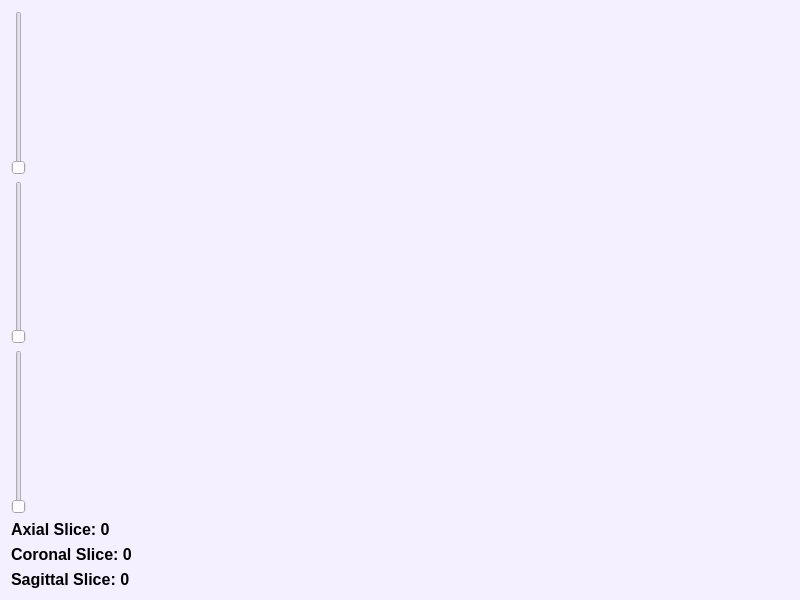
<?xml version="1.0" encoding="UTF-8"?>
<ui version="4.0">
 <class>DicomViewer</class>
 <widget class="QWidget" name="DicomViewer">
  <property name="geometry">
   <rect><x>0</x><y>0</y><width>800</width><height>600</height></rect>
  </property>
  <property name="styleSheet"><string>
QWidget {
    font-family: 'Sans Serif';
    font-size: 12pt;
    background-color: #f5f0ff;
}
QPushButton {
    background-color: #b19cd9;
    color: white;
    border-radius: 6px;
    padding: 6px;
}
QPushButton:hover {
    background-color: #a186d3;
}
QLabel {
    font-weight: bold;
}
</string></property>
  <layout class="QVBoxLayout" name="verticalLayout">

   <item><widget class="QSlider" name="slider_axial"/></item>
   <item><widget class="QSlider" name="slider_coronal"/></item>
   <item><widget class="QSlider" name="slider_sagital"/></item>
   <item><widget class="QLabel" name="label_axial"><property name="text"><string>Axial Slice: 0</string></property></widget></item>
   <item><widget class="QLabel" name="label_coronal"><property name="text"><string>Coronal Slice: 0</string></property></widget></item>
   <item><widget class="QLabel" name="label_sagital"><property name="text"><string>Sagittal Slice: 0</string></property></widget></item>
    
  </layout>
 </widget>
 <resources/>
 <connections/>
</ui>
